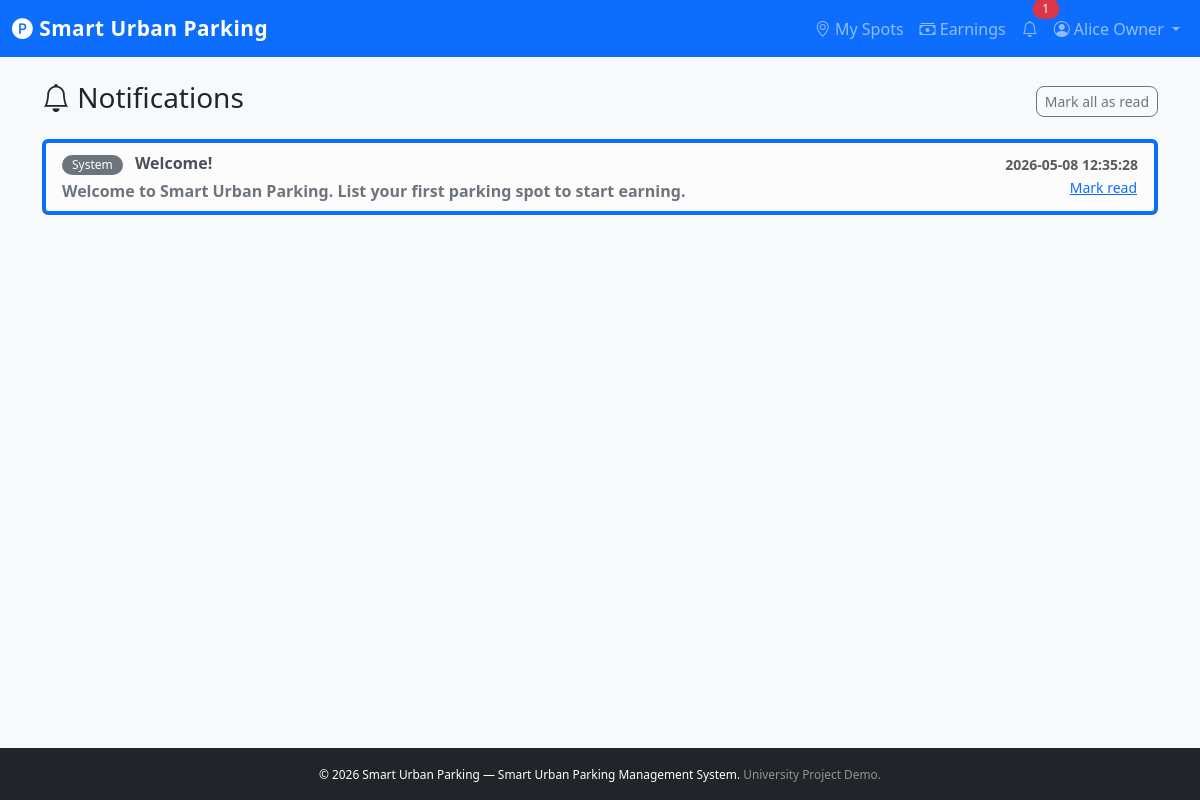
/src/public/index.php?page=notifications (signed in), run on the app's committed database.
### tables this page shows
CREATE TABLE notifications (
    id INT UNSIGNED AUTO_INCREMENT PRIMARY KEY,
    user_id INT UNSIGNED NOT NULL,
    title VARCHAR(150) NOT NULL,
    message TEXT NOT NULL,
    type ENUM('booking','payment','fine','appeal','system','message') NOT NULL DEFAULT 'system',
    is_read TINYINT(1) NOT NULL DEFAULT 0,
    created_at DATETIME NOT NULL DEFAULT CURRENT_TIMESTAMP,
    FOREIGN KEY (user_id) REFERENCES users(id) ON DELETE CASCADE
);

### src/core/View.php (called while the page is built, shortened)
<?php
class View
{
    private string $viewPath;
    public function __construct()
    {
        $this->viewPath = BASE_PATH . '/views';
    }
    public function render(string $template, array $data = []): void
    {
        extract($data, EXTR_SKIP);
        $file = $this->viewPath . '/' . $template . '.php';
        include $file;
    }
}

### src/core/Controller.php (called while the page is built, shortened)
<?php
require_once BASE_PATH . '/config/database.php';
require_once BASE_PATH . '/core/View.php';
require_once BASE_PATH . '/helpers/auth_helper.php';
require_once BASE_PATH . '/helpers/url_helper.php';
class Controller
{
    protected View    $view;
    public function __construct()
    {
        $this->view    = new View();
    }
    protected function render(string $template, array $data = []): void
    {
        $this->view->render($template, $data);
    }
}

### src/controllers/NotificationController.php (called while the page is built, shortened)
<?php
require_once BASE_PATH . '/core/Controller.php';
require_once BASE_PATH . '/models/Notification.php';
class NotificationController extends Controller
{
    private Notification $notificationModel;
    public function __construct()
    {
        $this->notificationModel = new Notification();
    }
    public function list(): void
    {
        $notifications = $this->notificationModel->getByUser(current_user_id());
        $this->render('notifications/list', ['notifications' => $notifications]);
    }
}

### src/core/Router.php (called while the page is built, shortened)
<?php
class Router
{
    private array $routes = [];
    public function add(string $page, string $controller, string $method): void
    {
        $this->routes[$page] = ['controller' => $controller, 'method' => $method];
    }
    public function dispatch(string $page): void
    {
        $route      = $this->routes[$page];
        $methodName = $route['method'];
        $controller = new $ctrlName();
        $controller->{$methodName}();
    }
}

### src/public/index.php (called while the page is built, shortened)
<?php
require_once BASE_PATH . '/config/database.php';
require_once BASE_PATH . '/helpers/auth_helper.php';
require_once BASE_PATH . '/helpers/url_helper.php';
require_once BASE_PATH . '/core/Router.php';
$router = new Router();
$router->add('home', 'HomeController', 'landing');
$router->add('login',    'AuthController', 'login');
$router->add('register', 'AuthController', 'register');
$router->add('logout',   'AuthController', 'logout');
$router->add('profile',          'UserController', 'profile');
$router->add('edit-profile',     'UserController', 'editProfile');
$router->add('delete-profile',   'UserController', 'deleteProfile');
$router->add('language',         'UserController', 'language');
$router->add('change-password',  'UserController', 'changePassword');
$router->add('driver-dashboard',    'DriverController',      'dashboard');
$router->add('driver-emergency',    'DriverController',      'emergencyReport');
$router->add('browse-spots',        'ParkingSpotController', 'browse');
$router->add('nearby-spots',        'ParkingSpotController', 'nearby');
$router->add('book-spot',           'ReservationController', 'bookSpot');
$router->add('reservations',        'ReservationController', 'reservations');
$router->add('reservation-history', 'ReservationController', 'reservationHistory');
$router->add('cancel-reservation',  'ReservationController', 'cancelReservation');
$router->add('extend-reservation',  'ReservationController', 'extendReservation');
$router->add('check-in-out',        'ReservationController', 'checkInOut');
$router->add('navigate',            'ReservationController', 'navigate');
$router->add('vehicles',            'VehicleController',     'vehicles');
$router->add('add-vehicle',         'VehicleController',     'addVehicle');
$router->add('edit-vehicle',        'VehicleController',     'editVehicle');
$router->add('delete-vehicle',      'VehicleController',     'deleteVehicle');
$router->add('set-default-vehicle', 'VehicleController',     'setDefaultVehicle');
$router->add('fines',               'FineController',        'driverFines');
$router->add('pay-fine',            'FineController',        'payFine');
$router->add('appeal-fine',         'AppealController',      'appealFine');
$router->add('favorites',           'SystemController',      'favorites');
$router->add('toggle-favorite',     'SystemController',      'toggleFavorite');
$router->add('waitlist',            'WaitlistController',    'waitlist');
$router->add('join-waitlist',       'WaitlistController',    'joinWaitlist');
$router->add('leave-waitlist',      'WaitlistController',    'leaveWaitlist');
$router->add('driver-reviews',      'ReviewController',      'driverReviews');
$router->add('add-review',          'ReviewController',      'addReview');
$router->add('driver-messages',     'MessageController',     'driverMessages');
$router->add('send-message',        'MessageController',     'sendMessage');
$router->add('owner-dashboard',    'OwnerController',       'dashboard');
$router->add('owner-spots',        'ParkingSpotController', 'ownerSpots');
$router->add('add-spot',           'ParkingSpotController', 'addSpot');
$router->add('edit-spot',          'ParkingSpotController', 'editSpot');
$router->add('delete-spot',        'ParkingSpotController', 'deleteSpot');
$router->add('owner-earnings',     'OwnerController',       'earnings');
$router->add('owner-payouts',      'OwnerController',       'payouts');
$router->add('owner-verification', 'OwnerController',       'verification');
$router->add('owner-availability', 'OwnerController',       'availability');
$router->add('owner-pricing',      'OwnerController',       'pricing');
$router->add('owner-reviews',      'ReviewController',      'ownerReviews');
$router->add('tax-details',        'OwnerController',       'taxDetails');
$router->add('owner-messages',     'MessageController',     'ownerMessages');
$router->add('admin-dashboard',     'AdminController', 'dashboard');
$router->add('admin-users',         'AdminController', 'users');
$router->add('add-user',            'AdminController', 'addUser');
$router->add('delete-user',         'AdminController', 'deleteUser');
$router->add('update-user-status',  'AdminController', 'updateUserStatus');
$router->add('admin-roles',         'AdminController', 'roles');
$router->add('admin-blacklist',     'AdminController', 'blacklist');
$router->add('owners-verification', 'AdminController', 'ownersVerification');
$router->add('admin-fines',         'FineController',  'adminFines');
$router->add('issue-fine',          'FineController',  'issueFine');
$router->add('waive-fine',          'FineController',  'waiveFine');
$router->add('admin-appeals',       'AppealController','adminAppeals');
$router->add('review-appeal',       'AppealController','reviewAppeal');
$router->add('event-zones',         'AdminController', 'eventZones');
$router->add('emergency-override',  'AdminController', 'emergencyOverride');
$router->add('officer-dispatch',    'AdminController', 'officerDispatch');
$router->add('admin-emergency-reports', 'AdminController', 'emergencyReports');
$router->add('system-health',       'AdminController', 'systemHealth');
$router->add('audit-logs',          'AdminController', 'auditLogs');
$router->add('admin-reports',       'ReportController','adminReports');
$router->add('manage-payouts',      'AdminController', 'managePayouts');
$router->add('occupancy',           'AdminController', 'occupancyDashboard');
$router->add('generate-report', 'ReportController', 'generate');
$router->add('revenue',         'ReportController', 'revenue');
$router->add('heatmap',         'ReportController', 'heatmap');
$router->add('export-pdf',      'ReportController', 'exportPdf');
$router->add('occupancy-report','ReportController', 'occupancy');
$router->add('payment-history', 'PaymentController', 'paymentHistory');
$router->add('make-payment',    'PaymentController', 'makePayment');
$router->add('receipt',         'PaymentController', 'receipt');
$router->add('escrow',          'PaymentController', 'escrow');
$router->add('promo-code',      'PaymentController', 'promoCode');
$router->add('notifications',          'NotificationController', 'list');
$router->add('mark-notification-read', 'NotificationController', 'markRead');
$page = trim($_GET['page'] ?? '');
$router->dispatch($page);

### src/helpers/url_helper.php (called while the page is built, shortened)
<?php
function page_url(string $page, array $params = []): string
{
    $url = BASE_URL . '/index.php?page=' . urlencode($page);
    foreach ($params as $key => $value) {
        $url .= '&' . urlencode($key) . '=' . urlencode($value);
    }
    return $url;
}

### src/config/database.php (called while the page is built, shortened)
<?php
if (!class_exists('Database')) {
    class Database
    {
        private static ?PDO $instance = null;
        public static function getInstance(): PDO
        {
            if (self::$instance === null) {
                $db  = new self();
                $dsn = "mysql:host={$db->host};dbname={$db->dbname};charset={$db->charset}";
                $options = [
                    PDO::ATTR_ERRMODE            => PDO::ERRMODE_EXCEPTION,
                    PDO::ATTR_DEFAULT_FETCH_MODE => PDO::FETCH_ASSOC,
                    PDO::ATTR_EMULATE_PREPARES   => false,
                ];
                try {
                    self::$instance = new PDO($dsn, $db->user, $db->pass, $options);
                } catch (PDOException $e) {
                    error_log('Database connection failed: ' . $e->getMessage());
                    die(
                        '<h2 style="color:red;font-family:Arial">Database connection failed.</h2>'
                        . '<p>Check your database credentials in <code>src/config/database.php</code>.</p>'
                    );
                }
            }
            return self::$instance;
        }
    }
}

### src/helpers/auth_helper.php (called while the page is built, shortened)
<?php
function current_user_id(): int
{
    return (int)($_SESSION['user_id'] ?? 0);
}

### src/core/Model.php (called while the page is built, shortened)
<?php
class Model
{
    public function __construct()
    {
        $this->db = Database::getInstance();
    }
}

### src/models/Notification.php (called while the page is built, shortened)
<?php
require_once BASE_PATH . '/core/Model.php';
class Notification extends Model
{
    public function getByUser(int $userId): array
    {
        $stmt = $this->db->prepare(
            "SELECT * FROM notifications WHERE user_id = ? ORDER BY created_at DESC"
        );
        $stmt->execute([$userId]);
        return $stmt->fetchAll();
    }
}

### src/views/notifications/list.php (the view, shortened to what this page needs)
<?php require_once BASE_PATH . '/views/layouts/header.php'; ?>
<?php require_once BASE_PATH . '/views/layouts/navbar.php'; ?>
<div class="container mt-4">
    <div class="d-flex justify-content-between align-items-center mb-3">
        <h3><i class="bi bi-bell"></i> Notifications</h3>
        <a href="<?= page_url('mark-notification-read') ?>" class="btn btn-sm btn-outline-secondary">Mark all as read</a>
    </div>
    <?php if (empty($notifications)): ?>
        <div class="alert alert-info">No notifications yet.</div>
    <?php else: ?>
        <div class="list-group">
            <?php foreach ($notifications as $n): ?>
                <div class="list-group-item <?= !$n['is_read'] ? 'list-group-item-light fw-bold border-start border-primary border-4' : '' ?>">
                    <div class="d-flex justify-content-between align-items-center">
                        <div>
                            <span class="badge bg-<?= match($n['type']) { 'booking'=>'primary','payment'=>'success','fine'=>'danger','appeal'=>'warning','message'=>'info',default=>'secondary' } ?>"><?= ucfirst($n['type']) ?></span>
                            <strong class="ms-2"><?= htmlspecialchars($n['title']) ?></strong>
                            <p class="mb-0 mt-1 text-secondary"><?= htmlspecialchars($n['message']) ?></p>
                        </div>
                        <div class="text-end text-muted small">
                            <?= htmlspecialchars($n['created_at']) ?><br>
                            <?php if (!$n['is_read']): ?>
                                <a href="<?= page_url('mark-notification-read', ['id' => $n['id']]) ?>" class="btn btn-sm btn-link p-0">Mark read</a>
                            <?php endif; ?>
                        </div>
                    </div>
                </div>
            <?php endforeach; ?>
        </div>
    <?php endif; ?>
</div>
<?php require_once BASE_PATH . '/views/layouts/footer.php'; ?>

### src/public/assets/css/style.css (style rules this page uses)
body { background-color: #f8f9fa; font-family: 'Segoe UI', Tahoma, Geneva, Verdana, sans-serif; }
.app-shell { min-height: 100vh; display: flex; flex-direction: column; }
.badge { font-size: 0.75rem; font-weight: 500; padding: 4px 10px; border-radius: 50px; }
.btn { border-radius: 8px; font-weight: 500; }

### data on the page
notifications: type "System", title "Welcome!", message "Welcome to Smart Urban Parking. List your first parking spot to start earning.", created_at "2026-05-08 12:35:28"

### other printed values
APP_NAME "Smart Urban Parking"
$unread "1"
current_user()['name'] "Alice Owner"
